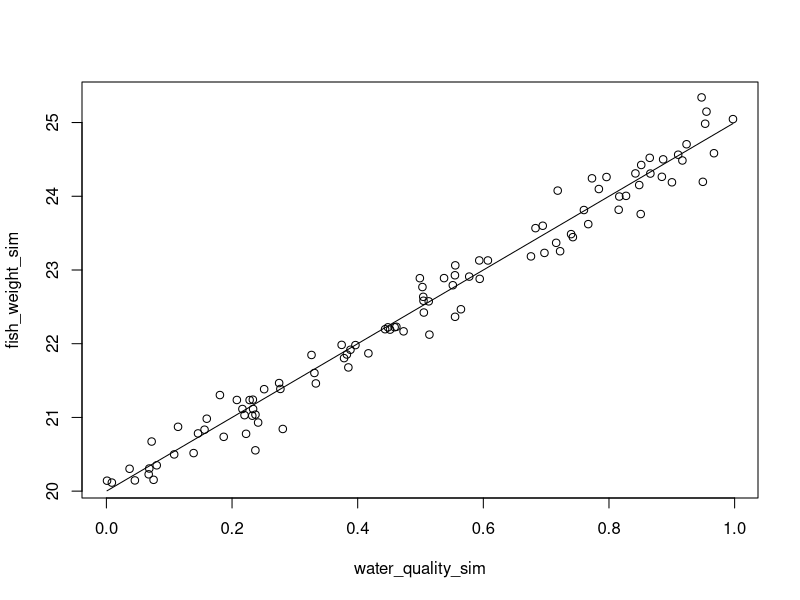

Write the R code that produced this figure.
                #PART ONE:

#Running linear regressions in R (a simpler method than the previous lectures)
  #For example:

    #model1 <- lm(response~predictor,
                       #data=dataset)
    #coef(model1)

#now run a linear regression using the catfish data! 

#how to set working directory# 
#setwd("~/Dropbox/spring_2020/622")

#read in the dataset
#catfish= read.csv("catfish_water.csv")

#create a histogram for fish_weight 
#hist(catfish$fish_weight)

#plot the relationship between catfish weight and water quality data 
#plot(catfish$fish_weight~catfish$water_quality)

#try and run a linear regression using the first line of code in the notes: 

#catfish_model <- lm(catfish$fish_weight~catfish$water_quality,data = catfish)
#plot(catfish_model) #visualize the linear regression




#coef(catfish_model) #prints the intercept and slope of the regression, how does it compare to our own values from 011620?
#summary(catfish_model) #output of linear regression. Important to look at parameter estimates! Notice how the liner regression R^2 is .902 and the one I came up with was .901 (SO CLOSE!). also take a look at the p-value...

                  #PART TWO:

# P-value and what they mean and why they are important 
  #falsification of hypotheses
  #how do you go about getting a p-value? 
#definition:
  #"the probability that the observed differences in your dataset would be found in the null hypothesis is true" 

                                #OR 

  #"probability of falsely rejecting the null hypothesis (Type I error)

#Depends on 3 things: (1) number of observations in the sample, (2) difference between means of the samples, (3) level of variation in the data (the sigma)

#Monte Carlo analysis: a non-parametric approach, best for non-normally distributed data
    #shuffling data and redistributing it to see how different versions of the data could play out
    #let's you come up with a null hypothesis using randomization

#Steps for in class example: hypothesis "blue light attracts more insects than red light"
    #Mean(Blue light)-Mean(Red light)=DIFobs

    #Create a null distribution: shuffle cards and split into group of 6 and 4
      #run 1
        #mean red = 9.33 and blue mean = 7.27, difference = 2.06
      #run 2
        #mean blue = 8 and mean red=8.83, difference = 0.83

#we would need to repeat this over and over and over again and see how many times you get the same difference in means that you got from your expiriment!!!


#statistical significance: the probability of the data occuring due to random chance is p-value less that 0.05 (arbitrary threshold, comes from agriculture)
#p-values in a frequentist, parametric context: assumes your data is normally distributed




#how else do we communicate uncertainty in our models?
    #confidence intervals: numerical intervals constructed around the estimate of parameter ("if we were to do this expiriment again and again and again, 95% of the values would land within that bar, the confidence intervals contain the true mean")
          #assessment of the process, not the values...
#Hypothesis testing with confidence intervals: 
    #What is the null hypothesis for slope parameter in least squares? Slope = 0 

#calculate confidence intervals for paramters in catfish linear regression - using confint()
#confint(catfish_model)
    #would we reject or accept the null hypothesis given the output for confint()?  

                  #PART THREE:

#Data simulation!!! 
#rnorm(...)
#args(rnorm) function (n, mean = 0, std = 1)

#generate predictor variable
#water_quality <- runif(100, min=0, max=1)

#create slope, intercept, sigma
#slope <-5
#intercept <-20
#sigma <-0.2

#fish_weight <- rnorm(n,
     # mean=intercept+slope*water_quality, sd=0.2)


#simulate data with 3 values of sigma and plot each 

water_quality_sim <- (runif(100, min = 0, max = 1))
slope <- 5
intercept <- 20
sigma <- 14.0
fish_weight_sim <- rnorm(100,
    mean = intercept+slope*water_quality_sim, sd=0.2)

plot(fish_weight_sim~water_quality_sim)
curve(intercept+slope*x, add = T)


